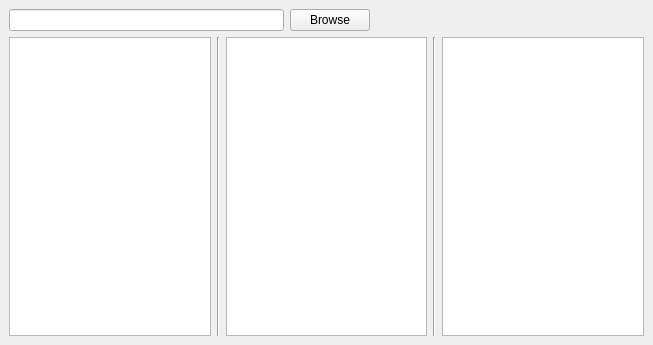
<?xml version="1.0" encoding="UTF-8"?>
<ui version="4.0">
 <class>MainWindow</class>
 <widget class="QMainWindow" name="MainWindow">
  <property name="geometry">
   <rect>
    <x>0</x>
    <y>0</y>
    <width>653</width>
    <height>345</height>
   </rect>
  </property>
  <property name="windowTitle">
   <string>MainWindow</string>
  </property>
  <widget class="QWidget" name="centralwidget">
   <layout class="QGridLayout" name="gridLayout">
    <item row="0" column="0">
     <layout class="QHBoxLayout" name="horizontalLayout">
      <item>
       <widget class="QLineEdit" name="lineEdit"/>
      </item>
      <item>
       <widget class="QPushButton" name="pushButton">
        <property name="text">
         <string>Browse</string>
        </property>
       </widget>
      </item>
      <item>
       <spacer name="horizontalSpacer">
        <property name="orientation">
         <enum>Qt::Horizontal</enum>
        </property>
        <property name="sizeHint" stdset="0">
         <size>
          <width>40</width>
          <height>20</height>
         </size>
        </property>
       </spacer>
      </item>
     </layout>
    </item>
    <item row="1" column="0">
     <layout class="QHBoxLayout" name="horizontalLayout_2">
      <item>
       <widget class="QTreeView" name="treeView"/>
      </item>
      <item>
       <widget class="Line" name="line_2">
        <property name="orientation">
         <enum>Qt::Vertical</enum>
        </property>
       </widget>
      </item>
      <item>
       <widget class="QTableView" name="tableView"/>
      </item>
      <item>
       <widget class="Line" name="line">
        <property name="orientation">
         <enum>Qt::Vertical</enum>
        </property>
       </widget>
      </item>
      <item>
       <widget class="QListView" name="listView"/>
      </item>
     </layout>
    </item>
   </layout>
  </widget>
  <widget class="QMenuBar" name="menubar">
   <property name="geometry">
    <rect>
     <x>0</x>
     <y>0</y>
     <width>653</width>
     <height>19</height>
    </rect>
   </property>
  </widget>
 </widget>
 <resources/>
 <connections/>
</ui>
